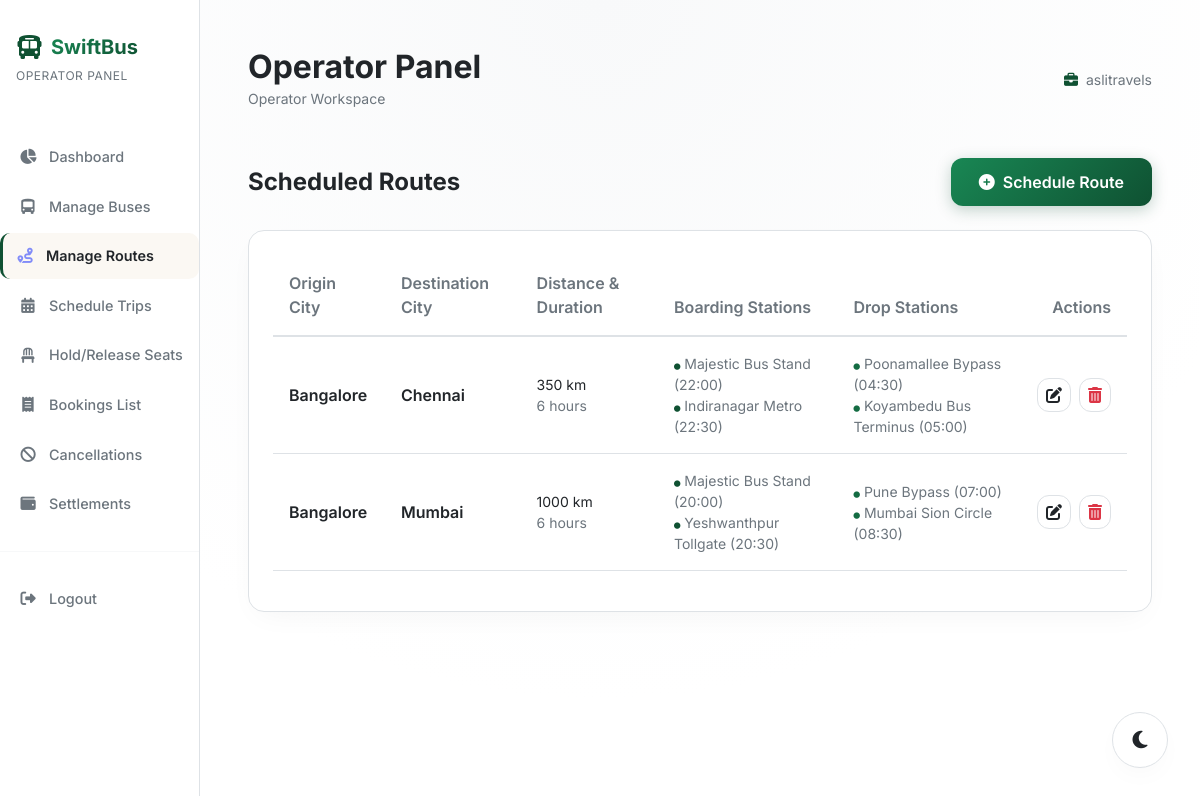
The page /admin/routes.php (signed in) on the database its author committed.
### tables this page shows
CREATE TABLE routes (
    id INT AUTO_INCREMENT PRIMARY KEY,
    admin_id INT NOT NULL,
    source VARCHAR(100) NOT NULL,
    destination VARCHAR(100) NOT NULL,
    distance_km INT NOT NULL,
    duration VARCHAR(50) NOT NULL DEFAULT '6 hours',
    pickup_points TEXT NOT NULL,  
    drop_points TEXT NOT NULL,    
    status ENUM('active', 'inactive') NOT NULL DEFAULT 'active',
    FOREIGN KEY (admin_id) REFERENCES users(id) ON DELETE CASCADE
);

### admin/routes.php (the view, shortened to what this page needs)
<?php
require_once __DIR__ . '/header.php';
?>
<link rel="stylesheet" href="https://cdn.jsdelivr.net/npm/flatpickr/dist/flatpickr.min.css">
<link rel="stylesheet" href="https://cdn.jsdelivr.net/npm/flatpickr/dist/themes/dark.css">
<?php
$admin_id = $_SESSION['user_id'];
try {
    $stmt = $pdo->prepare("SELECT * FROM routes WHERE admin_id = ? AND status = 'active' ORDER BY id DESC");
    $stmt->execute([$admin_id]);
    $routes = $stmt->fetchAll();
} catch (PDOException $e) {
    $routes = [];
}
?>
<div class="d-flex justify-content-between align-items-center mb-4">
    <h4 class="text-white fw-bold mb-0">Scheduled Routes</h4>
    <button class="btn btn-primary-gradient" data-bs-toggle="modal" data-bs-target="#addRouteModal"><i class="fa-solid fa-circle-plus me-2"></i>Schedule Route</button>
</div>
<div class="glass-card p-4">
    <?php if (count($routes) === 0): ?>
        <div class="text-center py-5 text-secondary small">
            <i class="fa-solid fa-route mb-3 d-block" style="font-size: 3rem; color: #475569;"></i>
            No routes configured yet. Setup a travel route to schedule active bus trips.
        </div>
    <?php else: ?>
        <div class="table-responsive">
            <table class="table table-swift table-dark table-hover table-borderless align-middle">
                <thead>
                    <tr>
                        <th>Origin City</th>
                        <th>Destination City</th>
                        <th>Distance & Duration</th>
                        <th>Boarding Stations</th>
                        <th>Drop Stations</th>
                        <th class="text-end">Actions</th>
                    </tr>
                </thead>
                <tbody>
                    <?php foreach ($routes as $route):
                        $pickups = json_decode($route['pickup_points'], true) ?? [];
                        $drops = json_decode($route['drop_points'], true) ?? [];
                    ?>
                        <tr>
                            <td><span class="fw-semibold text-white fs-6"><?= htmlspecialchars($route['source']) ?></span></td>
                            <td><span class="fw-semibold text-white fs-6"><?= htmlspecialchars($route['destination']) ?></span></td>
                            <td>
                                <div class="text-white small"><?= htmlspecialchars($route['distance_km']) ?> km</div>
                                <div class="text-secondary small"><?= htmlspecialchars($route['duration'] ?? 'N/A') ?></div>
                            </td>
                            <td>
                                <ul class="list-unstyled mb-0 small text-secondary">
                                    <?php foreach ($pickups as $p):
                                        $formatted_time = !empty($p['time']) ? date('H:i', strtotime($p['time'])) : '00:00';
                                    ?>
                                        <li><i class="fa-solid fa-circle text-indigo me-1" style="font-size: 0.4rem; color: #818cf8;"></i><?= htmlspecialchars($p['name']) ?> (<?= htmlspecialchars($formatted_time) ?>)</li>
                                    <?php endforeach; ?>
                                </ul>
                            </td>
                            <td>
                                <ul class="list-unstyled mb-0 small text-secondary">
                                    <?php foreach ($drops as $d):
                                        $formatted_time = !empty($d['time']) ? date('H:i', strtotime($d['time'])) : '00:00';
                                    ?>
                                        <li><i class="fa-solid fa-circle text-pink me-1" style="font-size: 0.4rem; color: #ec4899;"></i><?= htmlspecialchars($d['name']) ?> (<?= htmlspecialchars($formatted_time) ?>)</li>
                                    <?php endforeach; ?>
                                </ul>
                            </td>
                            <td class="text-end">
                                <div class="d-flex gap-2 justify-content-end">
                                    <button class="btn btn-secondary-glass py-1 px-2 edit-route-btn"
                                            data-id="<?= $route['id'] ?>"
                                            data-source="<?= htmlspecialchars($route['source']) ?>"
                                            data-destination="<?= htmlspecialchars($route['destination']) ?>"
                                            data-distance="<?= htmlspecialchars($route['distance_km']) ?>"
                                            data-duration="<?= htmlspecialchars($route['duration'] ?? '') ?>"
                                            data-pickups='<?= htmlspecialchars($route['pickup_points'], ENT_QUOTES) ?>'
                                            data-drops='<?= htmlspecialchars($route['drop_points'], ENT_QUOTES) ?>'
                                            data-bs-toggle="modal" data-bs-target="#editRouteModal"><i class="fa-solid fa-pen-to-square"></i></button>
                                    <button class="btn btn-secondary-glass py-1 px-2 text-danger small delete-route-btn" data-id="<?= $route['id'] ?>" data-bs-toggle="modal" data-bs-target="#deleteRouteModal"><i class="fa-solid fa-trash-can"></i></button>
                                </div>
                            </td>
                        </tr>
                    <?php endforeach; ?>
                </tbody>
            </table>
        </div>
    <?php endif; ?>
</div>
<?php
require_once __DIR__ . '/footer.php';
?>

### assets/css/style.css (style rules this page uses)
:root { --bg-card: var(--card-bg); --text-main: var(--text-primary); --text-muted: var(--text-secondary); --border-glass: var(--border-color); --accent-gold-gradient: linear-gradient(135deg, #198754 0%, var(--accent-primary) 100%); --bg-glass: rgba(255, 255, 255, 0.95); --seat-available: #198754; --seat-selected: var(--accent-primary); --seat-booked: #DC3545; --seat-hold: #FFC107; --seat-disabled: #BDC3C7; --accent-indigo: var(--accent-primary); --accent-violet: #146C43; --accent-pink: var(--accent-secondary); --shadow-main: 0 10px 30px -10px rgba(0, 0, 0, 0.05); --shadow-hover: 0 15px 35px -5px rgba(15, 81, 50, 0.15); --input-bg: #FFFFFF; --text-white-fixed: #FFFFFF; --body-bg-gradient: radial-gradient(circle at 50% 0%, var(--bg-secondary) 0%, var(--bg-primary) 70%); --btn-close-filter: invert(0) grayscale(1) brightness(0); }
body { font-family: 'Inter', sans-serif; background: var(--body-bg-gradient); color: var(--text-main); min-height: 100vh; margin: 0; overflow-x: hidden; transition: background 0.3s ease, color 0.3s ease; }
.glass-card { background: var(--bg-card); border: 1px solid var(--border-glass); border-radius: 16px; box-shadow: var(--shadow-main); transition: all 0.3s cubic-bezier(0.4, 0, 0.2, 1); }
.btn-primary-gradient { background: var(--accent-gold-gradient); border: none; color: var(--text-white-fixed) !important; font-weight: 600; padding: 0.75rem 1.75rem; border-radius: 12px; box-shadow: 0 4px 15px rgba(15, 81, 50, 0.25); transition: all 0.3s ease; }
.btn-secondary-glass { background: var(--bg-card); border: 1px solid var(--border-glass); color: var(--text-main); font-weight: 500; padding: 0.75rem 1.75rem; border-radius: 12px; transition: all 0.3s ease; }
.table-swift, .table-swift.table-dark { background-color: transparent !important; --bs-table-bg: transparent !important; --bs-table-color: var(--text-main) !important; --bs-table-hover-color: var(--text-main) !important; --bs-table-hover-bg: var(--bg-secondary) !important; color: var(--text-main) !important; }
.table-swift tr { border-bottom: 1px solid var(--border-glass); }
.table-swift th { font-weight: 600; color: var(--text-muted); border-bottom: 2px solid var(--border-glass) !important; padding: 1rem; }
.table-swift td { padding: 1rem; vertical-align: middle; }
.text-white { color: var(--text-main) !important; }
.text-secondary { color: var(--text-muted) !important; }
.text-indigo { color: var(--accent-primary) !important; }
.text-pink { color: var(--accent-secondary) !important; }
html, body { min-height: 100vh; display: flex; flex-direction: column; }

### assets/css/theme.css (style rules this page uses)
:root { --bg-primary: #FFFFFF; --bg-secondary: #F8F9FA; --card-bg: #FFFFFF; --accent-primary: #0F5132; --accent-secondary: #146C43; --text-primary: #212529; --text-secondary: #6C757D; --border-color: #DEE2E6; --success: #198754; --warning: #FFC107; --danger: #DC3545; --indigo: #0F5132; --indigo-rgb: 15, 81, 50; --border-glass: rgba(222, 226, 230, 0.5); --shadow-diffusion: 0 10px 30px -10px rgba(0,0,0,0.05); }
body { background-color: var(--bg-primary) !important; color: var(--text-primary) !important; transition: background-color 0.3s ease, color 0.3s ease; }

### rows shown on the page
routes: source "Bangalore", destination "Chennai", distance_km "350", duration "6 hours", name "Majestic Bus Stand", formatted_time "22:00", name "Indiranagar Metro", formatted_time "22:30", name "Poonamallee Bypass", formatted_time "04:30", name "Koyambedu Bus Terminus", formatted_time "05:00"
routes: source "Bangalore", destination "Mumbai", distance_km "1000", duration "6 hours", name "Majestic Bus Stand", formatted_time "20:00", name "Yeshwanthpur Tollgate", formatted_time "20:30", name "Pune Bypass", formatted_time "07:00", name "Mumbai Sion Circle", formatted_time "08:30"

### other values the page prints
SYSTEM_NAME "SwiftBus"
$user['username'] "aslitravels"
